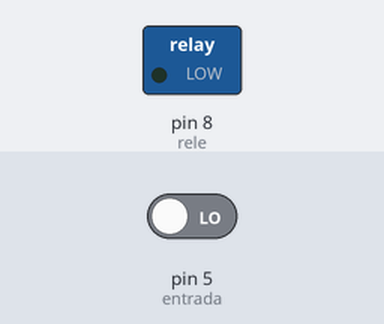
The sketch below on a simulated Arduino Uno, built with avr-gcc and run on an emulated ATmega328P. On the bench: switched loads named in the sketch (green lamp = pin HIGH). The inputs (shaded band) are chosen by the test bench; at power-on: pin 5 (entrada) LOW.

Above: at 0.1 s.
At 10.1 s:
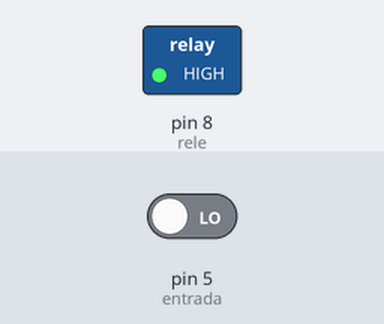
Timing chart, 0 to 11.6 s (numbered marks = the images above):
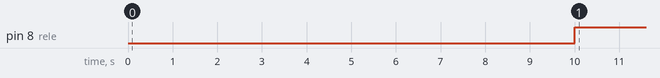

The sketch:

circuito_sys.ino
```cpp
int rele= 8;
//es por si quieres añadir otro switch para programar cuando empieza el contador
int entrada = 5;
void setup() {
  // put your setup code here, to run once:
 pinMode(rele, OUTPUT);
 pinMode(entrada,INPUT);
digitalWrite(rele,LOW);
}

void loop() {
  // put your main code here, to run repeatedly:

int espera;
// cambiar el numero de aqui para cambiar el delay
espera= 10000;
int condicion = digitalRead(entrada);
delay(espera);

digitalWrite(rele,HIGH);

}
```

Measured:
- by itself, pin 8 (rele): LOW → HIGH at 10.0 s
